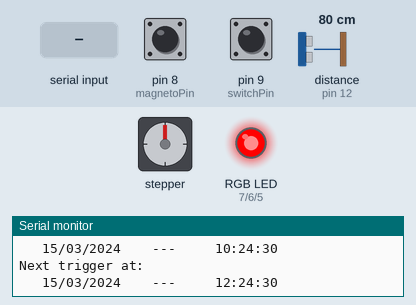
Bench run of a sketch on a simulated Arduino Uno, built with avr-gcc and run on an emulated ATmega328P. Parts: stepper motor, an RGB LED mixed from three pins (HIGH = lit), the last lines printed to the serial monitor. Wiring (inferred from the names in the program): stepper motor driver (200 steps per turn assumed): step pin 3; direction pin 2; enable pin 4. Inputs (shaded band) come from the test bench; at power-on: pin 9 (switchPin) HIGH, pin 8 (magnetoPin) HIGH, distance to the obstacle (sensor on pin 12) 80 cm. The echo pulse lasts 58.3 µs per cm; the local clock reads 2024-03-15 10:24:30 at power-on unless the sketch sets it; pins used as bus, display or sensor lines are not drawn.

Above: at 1.3 s.
1.4 s: pin 9 (switchPin) pulled LOW for 0.15 s
At 1.77 s:
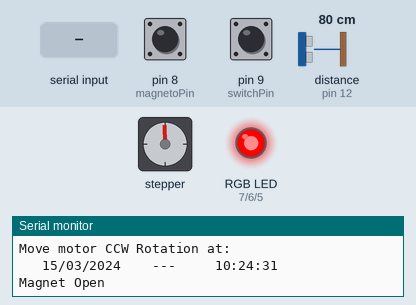
4.4 s: pin 8 (magnetoPin) pulled LOW for 0.15 s
At 5.0 s:
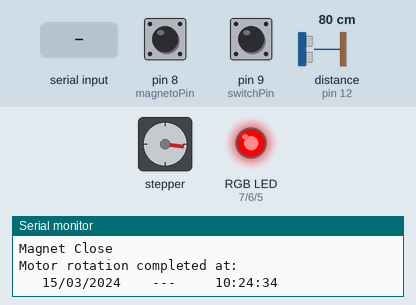
6.0 s: "90 45 200 10 150 30\n" received over Serial
At 6.4 s:
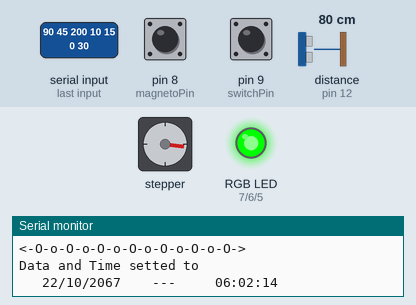
7.5 s: distance to the obstacle (sensor on pin 12) set to 23 cm
9.0 s: distance to the obstacle (sensor on pin 12) set to 19 cm
At 9.6 s:
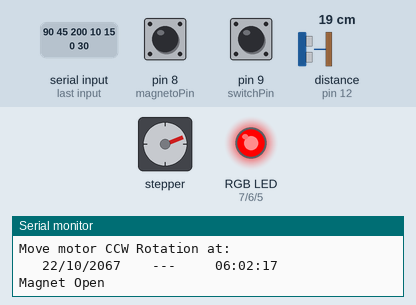
12.0 s: pin 8 (magnetoPin) pulled LOW for 1 s
At 14.0 s:
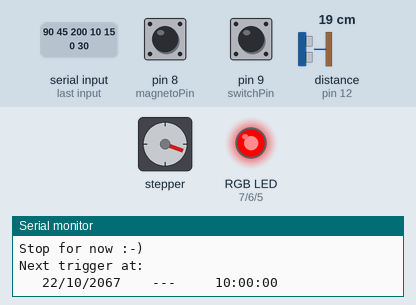
Timing chart, 0 to 15.5 s (numbered marks = the images above; inputs shaded):
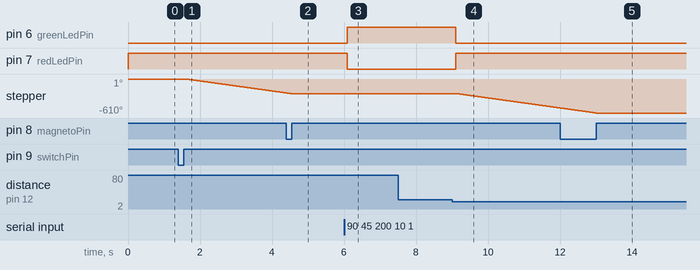

Measured:
- the behaviour switches between 21 and 20 cm on distance to the obstacle (sensor on pin 12) (found by bisection; images 3 and 4)
- after the input at 1.4 s, stepper: keeps turning counter-clockwise at about 91°/s, starting after 0.23 s
- after the input at 4.4 s, stepper: goes on until 4.5 s, then stays -262°
- after the input at 6.0 s, pin 6 (greenLedPin): LOW → HIGH after 0.09 s; pin 7 (redLedPin): HIGH → LOW after 0.09 s
- after the input at 7.5 s, every drawn part: stays the same
- after the input at 9.0 s, pin 6 (greenLedPin): HIGH → LOW after 0.10 s; pin 7 (redLedPin): LOW → HIGH after 0.10 s; stepper: keeps turning counter-clockwise at about 91°/s, starting after 0.15 s
- after the input at 12.0 s, stepper: goes on until 13.0 s, then stays -610°

The sketch:

CatFeeder.ino
```cpp
#include <RTClib.h>

/* PINOUT DECLARATION */
// Stepper Driver
#define dirPin 2
#define stepPin 3
#define enablePin 4

// RGB Led
#define blueLedPin 5
#define greenLedPin 6
#define redLedPin 7

// Magnet
#define magnetoPin 8

// HC-SR04
#define trigPin 11
#define echoPin 12

// Trigger
#define switchPin 9

RTC_DS3231 rtc;
float duration, distance;
bool timerEnabled = true;

void setup() {
  // Serial initialization
  Serial.begin(9600);

  // Configure INPUT
  pinMode(switchPin, INPUT_PULLUP);
  pinMode(echoPin, INPUT);
  pinMode(magnetoPin, INPUT_PULLUP);

  // Configure OUTPUT
  pinMode(blueLedPin, OUTPUT);
  pinMode(greenLedPin, OUTPUT);
  pinMode(redLedPin, OUTPUT);
  pinMode(stepPin, OUTPUT);
  pinMode(dirPin, OUTPUT);
  pinMode(enablePin, OUTPUT);
  pinMode(trigPin, OUTPUT);

  // Write OUTPUT
  digitalWrite(blueLedPin, LOW);
  digitalWrite(greenLedPin, LOW);
  digitalWrite(redLedPin, HIGH);
  digitalWrite(enablePin, HIGH);

  distance = 100.0;

  rtc.begin();
  if (rtc.lostPower()) {
    rtc.adjust(DateTime(F(__DATE__), F(__TIME__)));
  }

  Serial.println("<-V-v-V-v-V-v-V-v-V-v-V-v-V->");
  Serial.println("POWERED ON at:");
  printDateTime(rtc.now());

  enableTimer(true);
}

void loop() {

  // Setup RTC Date and Time
  if (Serial.available()) {
    String buffer = Serial.readStringUntil('\n');
    setDateTime(buffer);
  }

  if(rtc.alarmFired(1)){
    // GREEN LED
    digitalWrite(blueLedPin, LOW);
    digitalWrite(greenLedPin, HIGH);
    digitalWrite(redLedPin, LOW);

    // Obtain the distance
    digitalWrite(trigPin, LOW);
    delayMicroseconds(2);
    digitalWrite(trigPin, HIGH);
    delayMicroseconds(10);
    digitalWrite(trigPin, LOW);
    duration = pulseIn(echoPin, HIGH);
    distance = (duration*.0343)/2;
    //Serial.print("Distance: ");
    //Serial.println(distance);
  }


  // If Button pressed
  if (digitalRead(switchPin) == LOW){
    bool longPress = false;
    int counter = 0;

    while(digitalRead(switchPin) == LOW && longPress == false){
      if(counter > 10){
        longPress = true;
      }
      counter++;
      delay(100);
    }

    if(longPress == true && timerEnabled == true){
      // BLUE LED
      digitalWrite(blueLedPin, HIGH);
      digitalWrite(greenLedPin, LOW);
      digitalWrite(redLedPin, LOW);
      enableTimer(false);
    }else if(longPress == true && timerEnabled == false){
      // LED OFF
      digitalWrite(blueLedPin, LOW);
      digitalWrite(greenLedPin, LOW);
      digitalWrite(redLedPin, HIGH);
      enableTimer(true);
    }else{
      findZeroPosition(0);
    }
    delay(1000);
  }

  if (distance <= 20.0  && rtc.alarmFired(1)){
    // RED LED
    digitalWrite(blueLedPin, LOW);
    digitalWrite(greenLedPin, LOW);
    digitalWrite(redLedPin, HIGH);

    distance = 100.0;

    findZeroPosition(0);

    enableTimer(true);
  }

  delay (100);
}

// FUNCTION DESCRIPTION
void enableTimer (bool enable){
  DateTime alarm;
  Serial.println("<-O-o-O-o-O-o-O-o-O-o-O-o-O->");
  if(enable){
    Serial.println("Timer enabled at");
    printDateTime(rtc.now());

    rtc.disableAlarm(1);
    rtc.clearAlarm(1);

    alarm = (rtc.now());

    if( rtc.now().hour() >= 18){
      Serial.println("Stop for today :-)");
      alarm = DateTime(alarm.year(), alarm.month(), alarm.day(), 10, 0, 0);
      alarm = DateTime(alarm + TimeSpan(1, 0, 0, 0));
    }else if (rtc.now().hour() < 10){
      Serial.println("Stop for now :-)");
      alarm = DateTime(alarm.year(), alarm.month(), alarm.day(), 10, 0, 0);
    }else{
      alarm = (rtc.now() + TimeSpan(0, 2, 0, 0));
    }

    Serial.println("Next trigger at:");
    printDateTime(alarm);

    rtc.setAlarm1(alarm, DS3231_A1_Hour);
    timerEnabled = true;
  } else {
    Serial.println("Timer disabled at");
    printDateTime(rtc.now());

    rtc.disableAlarm(1);
    rtc.clearAlarm(1);
    timerEnabled = false;
  }
}


void printDateTime(DateTime dt) {
  char dateBuffer[] = "   DD/MM/YYYY   ";
  char timeBuffer[] = "    hh:mm:ss    ";

  Serial.print(dt.toString(dateBuffer));
  Serial.print(" --- ");
  Serial.println(dt.toString(timeBuffer));
}

void setDateTime(String value) {
  int d, m, y, h, min, s;
  int n = sscanf(value.c_str(), "%d %d %d %d %d %d", &d, &m, &y, &h, &min, &s);

  if (n == 6) {
    rtc.adjust(DateTime(y, m, d, h, min, s));
  }

  Serial.println("<-O-o-O-o-O-o-O-o-O-o-O-o-O->");
  Serial.println("Data and Time setted to");
  printDateTime(rtc.now());

}

int findZeroPosition(int offsetFromMagnet){
  Serial.println("<-O-o-O-o-O-o-O-o-O-o-O-o-O->");
  int exitStrategy = 10000;

  Serial.println("Move motor CCW Rotation at:");
  printDateTime(rtc.now());

  digitalWrite(enablePin, LOW);
  digitalWrite(dirPin, LOW);

  Serial.println("Magnet Open");
  // Spin the stepper motor CCW until magnet is found
  while(digitalRead(magnetoPin) == HIGH && exitStrategy > 0){
    digitalWrite(stepPin, HIGH);
    delayMicroseconds(10000);
    digitalWrite(stepPin, LOW);
    delayMicroseconds(10000);
    exitStrategy-=20;
  }

  Serial.println("Magnet Close");
  // Spin the stepper motor CCW until magnet is lost
  while(digitalRead(magnetoPin) == LOW && exitStrategy > 0){
    digitalWrite(stepPin, HIGH);
    delayMicroseconds(10000);
    digitalWrite(stepPin, LOW);
    delayMicroseconds(10000);
    exitStrategy-=20;
  }

  //Serial.println(offsetFromMagnet-counter);
  // Spin the stepper motor CCW with offset
  for(int counter = 0; counter < offsetFromMagnet && exitStrategy > 0; counter ++){
    digitalWrite(stepPin, HIGH);
    delayMicroseconds(10000);
    digitalWrite(stepPin, LOW);
    delayMicroseconds(10000);
    Serial.print("Offset: ");
    exitStrategy-=20000;
  }

  if(exitStrategy > 0){
    Serial.println("Motor rotation completed at:");
    printDateTime(rtc.now());
  }else{
    Serial.println("Motor rotation detection FAILED at:");
    printDateTime(rtc.now());
  }

  digitalWrite(enablePin, HIGH);
}
```
